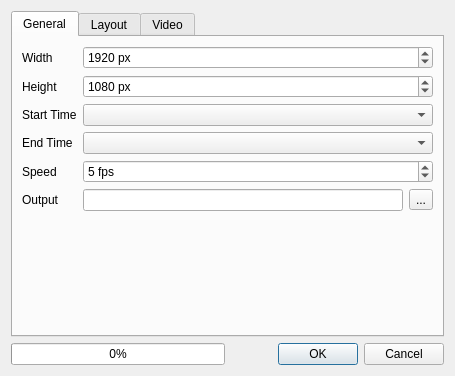
<?xml version="1.0" encoding="UTF-8"?>
<ui version="4.0">
 <class>CrayfishAnimationDialog</class>
 <widget class="QDialog" name="CrayfishAnimationDialog">
  <property name="geometry">
   <rect>
    <x>0</x>
    <y>0</y>
    <width>455</width>
    <height>376</height>
   </rect>
  </property>
  <property name="windowTitle">
   <string>Export Animation</string>
  </property>
  <layout class="QVBoxLayout" name="verticalLayout_6">
   <item>
    <widget class="QTabWidget" name="tabWidget">
     <property name="currentIndex">
      <number>0</number>
     </property>
     <widget class="QWidget" name="tab">
      <attribute name="title">
       <string>General</string>
      </attribute>
      <layout class="QFormLayout" name="formLayout">
       <item row="0" column="0">
        <widget class="QLabel" name="label_2">
         <property name="text">
          <string>Width</string>
         </property>
        </widget>
       </item>
       <item row="0" column="1">
        <widget class="QSpinBox" name="spinWidth">
         <property name="suffix">
          <string> px</string>
         </property>
         <property name="minimum">
          <number>16</number>
         </property>
         <property name="maximum">
          <number>9999</number>
         </property>
         <property name="value">
          <number>1920</number>
         </property>
        </widget>
       </item>
       <item row="1" column="0">
        <widget class="QLabel" name="label_3">
         <property name="text">
          <string>Height</string>
         </property>
        </widget>
       </item>
       <item row="1" column="1">
        <widget class="QSpinBox" name="spinHeight">
         <property name="suffix">
          <string> px</string>
         </property>
         <property name="minimum">
          <number>16</number>
         </property>
         <property name="maximum">
          <number>9999</number>
         </property>
         <property name="value">
          <number>1080</number>
         </property>
        </widget>
       </item>
       <item row="2" column="0">
        <widget class="QLabel" name="label_6">
         <property name="text">
          <string>Start Time</string>
         </property>
        </widget>
       </item>
       <item row="2" column="1">
        <widget class="QComboBox" name="cboStart"/>
       </item>
       <item row="3" column="0">
        <widget class="QLabel" name="label_7">
         <property name="text">
          <string>End Time</string>
         </property>
        </widget>
       </item>
       <item row="3" column="1">
        <widget class="QComboBox" name="cboEnd"/>
       </item>
       <item row="4" column="0">
        <widget class="QLabel" name="label_8">
         <property name="text">
          <string>Speed</string>
         </property>
        </widget>
       </item>
       <item row="4" column="1">
        <widget class="QSpinBox" name="spinSpeed">
         <property name="suffix">
          <string> fps</string>
         </property>
         <property name="minimum">
          <number>1</number>
         </property>
         <property name="maximum">
          <number>60</number>
         </property>
         <property name="value">
          <number>5</number>
         </property>
        </widget>
       </item>
       <item row="5" column="0">
        <widget class="QLabel" name="label">
         <property name="text">
          <string>Output</string>
         </property>
        </widget>
       </item>
       <item row="5" column="1">
        <layout class="QHBoxLayout" name="horizontalLayout">
         <item>
          <widget class="QLineEdit" name="editOutput"/>
         </item>
         <item>
          <widget class="QToolButton" name="btnBrowseOutput">
           <property name="text">
            <string>...</string>
           </property>
          </widget>
         </item>
        </layout>
       </item>
      </layout>
     </widget>
     <widget class="QWidget" name="tab_2">
      <attribute name="title">
       <string>Layout</string>
      </attribute>
      <layout class="QVBoxLayout" name="verticalLayout_5">
       <item>
        <widget class="QRadioButton" name="radLayoutDefault">
         <property name="text">
          <string>Default layout</string>
         </property>
         <property name="checked">
          <bool>true</bool>
         </property>
        </widget>
       </item>
       <item>
        <layout class="QHBoxLayout" name="horizontalLayout_2">
         <item>
          <spacer name="horizontalSpacer">
           <property name="orientation">
            <enum>Qt::Horizontal</enum>
           </property>
           <property name="sizeType">
            <enum>QSizePolicy::Fixed</enum>
           </property>
           <property name="sizeHint" stdset="0">
            <size>
             <width>28</width>
             <height>20</height>
            </size>
           </property>
          </spacer>
         </item>
         <item>
          <widget class="QScrollArea" name="scrollArea">
           <property name="frameShape">
            <enum>QFrame::NoFrame</enum>
           </property>
           <property name="widgetResizable">
            <bool>true</bool>
           </property>
           <widget class="QWidget" name="scrollAreaWidgetContents">
            <property name="geometry">
             <rect>
              <x>0</x>
              <y>0</y>
              <width>397</width>
              <height>175</height>
             </rect>
            </property>
            <layout class="QVBoxLayout" name="verticalLayout_4">
             <item>
              <widget class="QgsCollapsibleGroupBox" name="groupTitle">
               <property name="title">
                <string>Title</string>
               </property>
               <property name="checkable">
                <bool>true</bool>
               </property>
               <property name="checked">
                <bool>false</bool>
               </property>
               <layout class="QVBoxLayout" name="verticalLayout">
                <item>
                 <widget class="AnimationLayoutItemProps" name="widgetTitleProps" native="true"/>
                </item>
               </layout>
              </widget>
             </item>
             <item>
              <widget class="QgsCollapsibleGroupBox" name="groupTime">
               <property name="title">
                <string>Time</string>
               </property>
               <property name="checkable">
                <bool>true</bool>
               </property>
               <layout class="QVBoxLayout" name="verticalLayout_2">
                <item>
                 <widget class="AnimationLayoutItemProps" name="widgetTimeProps" native="true"/>
                </item>
               </layout>
              </widget>
             </item>
             <item>
              <widget class="QgsCollapsibleGroupBox" name="groupLegend">
               <property name="title">
                <string>Legend</string>
               </property>
               <property name="checkable">
                <bool>true</bool>
               </property>
               <property name="checked">
                <bool>false</bool>
               </property>
               <layout class="QVBoxLayout" name="verticalLayout_3">
                <item>
                 <widget class="AnimationLayoutItemProps" name="widgetLegendProps" native="true"/>
                </item>
               </layout>
              </widget>
             </item>
            </layout>
           </widget>
          </widget>
         </item>
        </layout>
       </item>
       <item>
        <widget class="QRadioButton" name="radLayoutCustom">
         <property name="text">
          <string>Custom layout (.qpt)</string>
         </property>
        </widget>
       </item>
       <item>
        <layout class="QGridLayout" name="gridLayout_2">
         <item row="0" column="3">
          <widget class="QToolButton" name="btnBrowseTemplate">
           <property name="text">
            <string>...</string>
           </property>
          </widget>
         </item>
         <item row="0" column="1">
          <widget class="QLabel" name="label_5">
           <property name="text">
            <string>Template</string>
           </property>
          </widget>
         </item>
         <item row="0" column="2">
          <widget class="QLineEdit" name="editTemplate"/>
         </item>
         <item row="1" column="1" colspan="3">
          <widget class="QLabel" name="label_10">
           <property name="text">
            <string>(Note: label with ID 'time' will display output time)</string>
           </property>
          </widget>
         </item>
         <item row="0" column="0" rowspan="2">
          <spacer name="horizontalSpacer_2">
           <property name="orientation">
            <enum>Qt::Horizontal</enum>
           </property>
           <property name="sizeType">
            <enum>QSizePolicy::Fixed</enum>
           </property>
           <property name="sizeHint" stdset="0">
            <size>
             <width>28</width>
             <height>20</height>
            </size>
           </property>
          </spacer>
         </item>
        </layout>
       </item>
      </layout>
     </widget>
     <widget class="QWidget" name="tab_3">
      <attribute name="title">
       <string>Video</string>
      </attribute>
      <layout class="QFormLayout" name="formLayout_2">
       <item row="0" column="0">
        <widget class="QLabel" name="label_4">
         <property name="text">
          <string>Quality</string>
         </property>
        </widget>
       </item>
       <item row="0" column="1">
        <widget class="QRadioButton" name="radQualBest">
         <property name="text">
          <string>Best (lossless)</string>
         </property>
         <property name="checked">
          <bool>false</bool>
         </property>
        </widget>
       </item>
       <item row="1" column="1">
        <widget class="QRadioButton" name="radQualHigh">
         <property name="text">
          <string>High</string>
         </property>
         <property name="checked">
          <bool>true</bool>
         </property>
        </widget>
       </item>
       <item row="2" column="1">
        <widget class="QRadioButton" name="radQualLow">
         <property name="text">
          <string>Low</string>
         </property>
        </widget>
       </item>
       <item row="4" column="0" colspan="2">
        <widget class="QGroupBox" name="groupBox">
         <property name="flat">
          <bool>true</bool>
         </property>
         <layout class="QGridLayout" name="gridLayout">
          <item row="3" column="2">
           <widget class="QToolButton" name="toolButton">
            <property name="text">
             <string>...</string>
            </property>
           </widget>
          </item>
          <item row="3" column="1">
           <widget class="QLineEdit" name="lineEdit"/>
          </item>
          <item row="3" column="0">
           <widget class="QRadioButton" name="radioButton_2">
            <property name="text">
             <string>custom</string>
            </property>
           </widget>
          </item>
          <item row="2" column="0" colspan="4">
           <widget class="QRadioButton" name="radioButton">
            <property name="text">
             <string>default from system path</string>
            </property>
            <property name="checked">
             <bool>true</bool>
            </property>
           </widget>
          </item>
          <item row="1" column="0" colspan="3">
           <widget class="QLabel" name="label_9">
            <property name="text">
             <string>Video encoding utility (mencoder) to use:</string>
            </property>
           </widget>
          </item>
         </layout>
        </widget>
       </item>
       <item row="3" column="1">
        <spacer name="verticalSpacer">
         <property name="orientation">
          <enum>Qt::Vertical</enum>
         </property>
         <property name="sizeHint" stdset="0">
          <size>
           <width>20</width>
           <height>500</height>
          </size>
         </property>
        </spacer>
       </item>
      </layout>
     </widget>
    </widget>
   </item>
   <item>
    <layout class="QHBoxLayout" name="horizontalLayout_4">
     <item>
      <widget class="QProgressBar" name="progress">
       <property name="value">
        <number>0</number>
       </property>
      </widget>
     </item>
     <item>
      <widget class="QDialogButtonBox" name="buttonBox">
       <property name="orientation">
        <enum>Qt::Horizontal</enum>
       </property>
       <property name="standardButtons">
        <set>QDialogButtonBox::Cancel|QDialogButtonBox::Ok</set>
       </property>
      </widget>
     </item>
    </layout>
   </item>
  </layout>
 </widget>
 <customwidgets>
  <customwidget>
   <class>AnimationLayoutItemProps</class>
   <extends>QWidget</extends>
   <header>crayfish_animation_layout_item_props</header>
   <container>1</container>
  </customwidget>
  <customwidget>
   <class>QgsCollapsibleGroupBox</class>
   <extends>QGroupBox</extends>
   <header>qgis.gui</header>
   <container>1</container>
  </customwidget>
 </customwidgets>
 <resources/>
 <connections>
  <connection>
   <sender>buttonBox</sender>
   <signal>rejected()</signal>
   <receiver>CrayfishAnimationDialog</receiver>
   <slot>reject()</slot>
   <hints>
    <hint type="sourcelabel">
     <x>316</x>
     <y>260</y>
    </hint>
    <hint type="destinationlabel">
     <x>286</x>
     <y>274</y>
    </hint>
   </hints>
  </connection>
 </connections>
</ui>
